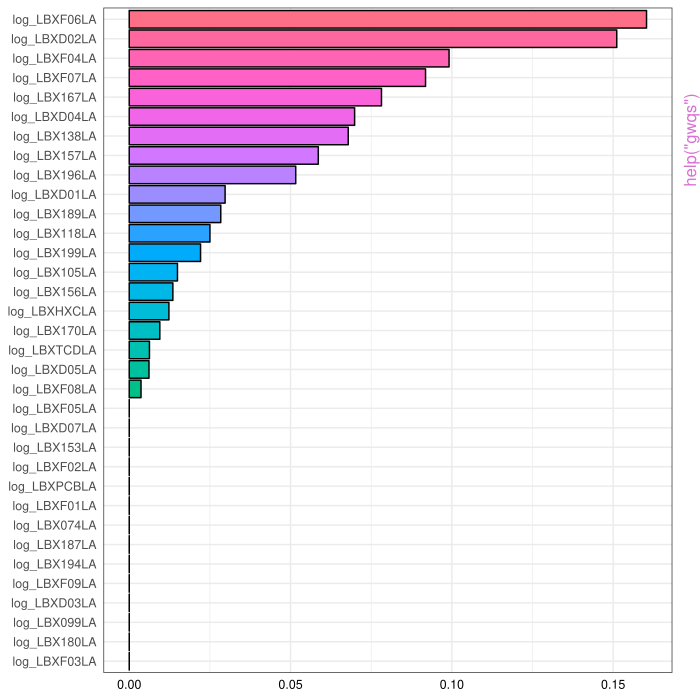

Write the R code that produced this figure.
pkgname <- "gWQS"
source(file.path(R.home("share"), "R", "examples-header.R"))
options(warn = 1)
options(pager = "console")
library('gWQS')

base::assign(".oldSearch", base::search(), pos = 'CheckExEnv')
base::assign(".old_wd", base::getwd(), pos = 'CheckExEnv')
cleanEx()
nameEx("gwqs")
### * gwqs

flush(stderr()); flush(stdout())

### Name: gwqs
### Title: Fitting Weighted Quantile Sum regression models
### Aliases: gwqs

### ** Examples

# we save the names of the mixture variables in the variable "toxic_chems"
toxic_chems = c("log_LBX074LA", "log_LBX099LA", "log_LBX105LA", "log_LBX118LA",
"log_LBX138LA", "log_LBX153LA", "log_LBX156LA", "log_LBX157LA", "log_LBX167LA",
"log_LBX170LA", "log_LBX180LA", "log_LBX187LA", "log_LBX189LA", "log_LBX194LA",
"log_LBX196LA", "log_LBX199LA", "log_LBXD01LA", "log_LBXD02LA", "log_LBXD03LA",
"log_LBXD04LA", "log_LBXD05LA", "log_LBXD07LA", "log_LBXF01LA", "log_LBXF02LA",
"log_LBXF03LA", "log_LBXF04LA", "log_LBXF05LA", "log_LBXF06LA", "log_LBXF07LA",
"log_LBXF08LA", "log_LBXF09LA", "log_LBXPCBLA", "log_LBXTCDLA", "log_LBXHXCLA")

# To run a linear model and save the results in the variable "results". This linear model
# (family="Gaussian") will rank/standardize variables in quartiles (q = 4), perform a
# 40/60 split of the data for training/validation (validation = 0.6), and estimate weights
# over 5 bootstrap samples (b = 3). Weights will be derived from mixture effect
# parameters that are positive (b1_pos = TRUE). A unique seed was specified (seed = 2016) so
# this model will be reproducible, and plots describing the variable weights and linear
# relationship will be generated as output (plots = TRUE). In the end tables describing the
# weights values and the model parameters with the respectively statistics are generated in
# the viewer window
results = gwqs(y ~ NULL, mix_name = toxic_chems, data = wqs_data, q = 4, validation = 0.6,
               b = 3, b1_pos = TRUE, b1_constr = FALSE, family = "gaussian", seed = 2016,
               wqs2 = FALSE, plots = TRUE, tables = TRUE)

# to test the significance of the covariates
summary(results$fit)




### * <FOOTER>
###
cleanEx()
options(digits = 7L)
base::cat("Time elapsed: ", proc.time() - base::get("ptime", pos = 'CheckExEnv'),"\n")
grDevices::dev.off()
###
### Local variables: ***
### mode: outline-minor ***
### outline-regexp: "\\(> \\)?### [*]+" ***
### End: ***
quit('no')
